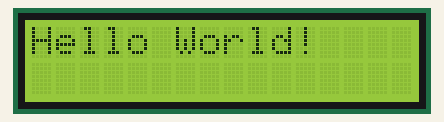
Simulated run of this sketch. Board: Arduino Uno, built with avr-gcc and run on an emulated ATmega328P. On the bench: 16×2 character LCD.

Above: at 0.6 s.
At 1.1 s:
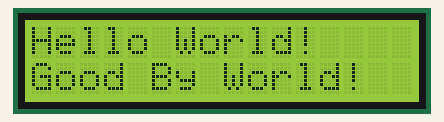

Measured:
- what the display in image 0 shows lasts 0.5 s, from 0.6 s to 1.1 s

The sketch:

Sketch12.ino
```cpp
#include <LiquidCrystal.h>

LiquidCrystal lcd (13, 12, 11, 10, 9, 8);

void setup()
{
    lcd.begin (16, 2);
}
void loop()
{
    delay (500);
    lcd.setCursor (0, 0);
    lcd.print ("Hello World!");
    delay (500);
    lcd.setCursor (0, 1);
    lcd.print ("Good By World!");
}
```

Sketch12.cpp
```cpp
#include <LiquidCrystal.h>

LiquidCrystal lcd (13, 12, 11, 10, 9, 8);

void setup()
{
    lcd.begin (16, 2);
}
void loop()
{
    delay (500);
    lcd.setCursor (0, 0);
    lcd.print ("Hello World!");
    delay (500);
    lcd.setCursor (0, 1);
    lcd.print ("Good By World!");
}
```
